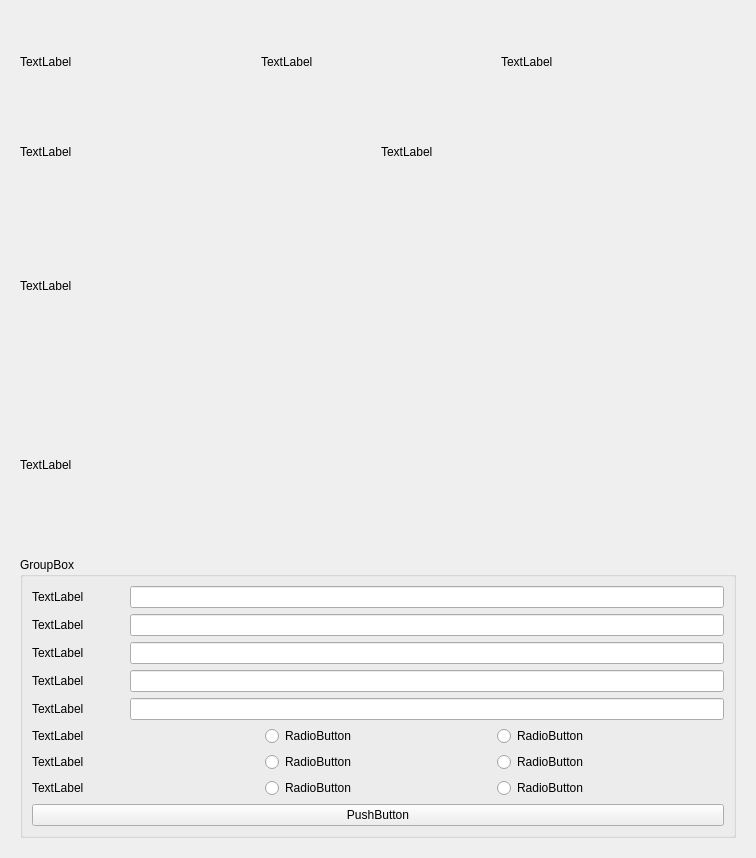
<?xml version="1.0" encoding="UTF-8"?>
<ui version="4.0">
 <class>listContribution</class>
 <widget class="QDialog" name="listContribution">
  <property name="geometry">
   <rect>
    <x>0</x>
    <y>0</y>
    <width>756</width>
    <height>858</height>
   </rect>
  </property>
  <property name="windowTitle">
   <string>Dialog</string>
  </property>
  <layout class="QGridLayout" name="gridLayout">
   <item row="0" column="0">
    <widget class="QStackedWidget" name="stackedWidget">
     <property name="currentIndex">
      <number>1</number>
     </property>
     <widget class="QWidget" name="mainPage">
      <layout class="QGridLayout" name="gridLayout_3">
       <item row="0" column="0">
        <layout class="QGridLayout" name="gridLayout_2">
         <item row="0" column="0">
          <layout class="QVBoxLayout" name="verticalLayout">
           <item>
            <layout class="QHBoxLayout" name="horizontalLayout">
             <item>
              <widget class="QLabel" name="label">
               <property name="text">
                <string>TextLabel</string>
               </property>
              </widget>
             </item>
             <item>
              <spacer name="horizontalSpacer">
               <property name="orientation">
                <enum>Qt::Horizontal</enum>
               </property>
               <property name="sizeHint" stdset="0">
                <size>
                 <width>40</width>
                 <height>20</height>
                </size>
               </property>
              </spacer>
             </item>
             <item>
              <widget class="QPushButton" name="pushButton">
               <property name="text">
                <string>PushButton</string>
               </property>
              </widget>
             </item>
            </layout>
           </item>
           <item>
            <widget class="QLabel" name="label_2">
             <property name="text">
              <string>TextLabel</string>
             </property>
            </widget>
           </item>
          </layout>
         </item>
         <item row="1" column="0">
          <layout class="QVBoxLayout" name="verticalLayout_2">
           <item>
            <layout class="QHBoxLayout" name="horizontalLayout_2">
             <item>
              <widget class="QLabel" name="label_3">
               <property name="text">
                <string>TextLabel</string>
               </property>
              </widget>
             </item>
             <item>
              <spacer name="horizontalSpacer_2">
               <property name="orientation">
                <enum>Qt::Horizontal</enum>
               </property>
               <property name="sizeHint" stdset="0">
                <size>
                 <width>40</width>
                 <height>20</height>
                </size>
               </property>
              </spacer>
             </item>
             <item>
              <widget class="QPushButton" name="pushButton_2">
               <property name="text">
                <string>PushButton</string>
               </property>
              </widget>
             </item>
            </layout>
           </item>
           <item>
            <widget class="QLabel" name="label_4">
             <property name="text">
              <string>TextLabel</string>
             </property>
            </widget>
           </item>
          </layout>
         </item>
         <item row="2" column="0">
          <layout class="QVBoxLayout" name="verticalLayout_3">
           <item>
            <layout class="QHBoxLayout" name="horizontalLayout_3">
             <item>
              <widget class="QLabel" name="label_5">
               <property name="text">
                <string>TextLabel</string>
               </property>
              </widget>
             </item>
             <item>
              <spacer name="horizontalSpacer_3">
               <property name="orientation">
                <enum>Qt::Horizontal</enum>
               </property>
               <property name="sizeHint" stdset="0">
                <size>
                 <width>40</width>
                 <height>20</height>
                </size>
               </property>
              </spacer>
             </item>
             <item>
              <widget class="QPushButton" name="pushButton_3">
               <property name="text">
                <string>PushButton</string>
               </property>
              </widget>
             </item>
            </layout>
           </item>
           <item>
            <widget class="QLabel" name="label_6">
             <property name="text">
              <string>TextLabel</string>
             </property>
            </widget>
           </item>
          </layout>
         </item>
         <item row="3" column="0">
          <layout class="QVBoxLayout" name="verticalLayout_4">
           <item>
            <layout class="QHBoxLayout" name="horizontalLayout_4">
             <item>
              <widget class="QLabel" name="label_7">
               <property name="text">
                <string>TextLabel</string>
               </property>
              </widget>
             </item>
             <item>
              <spacer name="horizontalSpacer_4">
               <property name="orientation">
                <enum>Qt::Horizontal</enum>
               </property>
               <property name="sizeHint" stdset="0">
                <size>
                 <width>40</width>
                 <height>20</height>
                </size>
               </property>
              </spacer>
             </item>
             <item>
              <widget class="QPushButton" name="pushButton_4">
               <property name="text">
                <string>PushButton</string>
               </property>
              </widget>
             </item>
            </layout>
           </item>
           <item>
            <widget class="QLabel" name="label_8">
             <property name="text">
              <string>TextLabel</string>
             </property>
            </widget>
           </item>
          </layout>
         </item>
        </layout>
       </item>
      </layout>
     </widget>
     <widget class="QWidget" name="firstPage">
      <layout class="QGridLayout" name="gridLayout_5">
       <item row="0" column="0">
        <layout class="QVBoxLayout" name="verticalLayout_8">
         <item>
          <layout class="QVBoxLayout" name="verticalLayout_5">
           <item>
            <layout class="QHBoxLayout" name="horizontalLayout_6">
             <item>
              <widget class="QLabel" name="label_11">
               <property name="text">
                <string>TextLabel</string>
               </property>
              </widget>
             </item>
             <item>
              <widget class="QLabel" name="label_12">
               <property name="text">
                <string>TextLabel</string>
               </property>
              </widget>
             </item>
             <item>
              <widget class="QLabel" name="label_13">
               <property name="text">
                <string>TextLabel</string>
               </property>
              </widget>
             </item>
            </layout>
           </item>
           <item>
            <layout class="QHBoxLayout" name="horizontalLayout_7">
             <item>
              <widget class="QLabel" name="label_14">
               <property name="text">
                <string>TextLabel</string>
               </property>
              </widget>
             </item>
             <item>
              <widget class="QLabel" name="label_15">
               <property name="text">
                <string>TextLabel</string>
               </property>
              </widget>
             </item>
            </layout>
           </item>
          </layout>
         </item>
         <item>
          <widget class="QLabel" name="label_16">
           <property name="text">
            <string>TextLabel</string>
           </property>
          </widget>
         </item>
         <item>
          <widget class="QLabel" name="label_17">
           <property name="text">
            <string>TextLabel</string>
           </property>
          </widget>
         </item>
         <item>
          <widget class="QGroupBox" name="groupBox">
           <property name="title">
            <string>GroupBox</string>
           </property>
           <layout class="QGridLayout" name="gridLayout_4">
            <item row="0" column="0">
             <layout class="QVBoxLayout" name="verticalLayout_7">
              <item>
               <layout class="QHBoxLayout" name="horizontalLayout_8">
                <item>
                 <widget class="QLabel" name="label_18">
                  <property name="text">
                   <string>TextLabel</string>
                  </property>
                 </widget>
                </item>
                <item>
                 <spacer name="horizontalSpacer_6">
                  <property name="orientation">
                   <enum>Qt::Horizontal</enum>
                  </property>
                  <property name="sizeHint" stdset="0">
                   <size>
                    <width>40</width>
                    <height>20</height>
                   </size>
                  </property>
                 </spacer>
                </item>
                <item>
                 <widget class="QLineEdit" name="lineEdit">
                  <property name="sizePolicy">
                   <sizepolicy hsizetype="Expanding" vsizetype="Fixed">
                    <horstretch>1</horstretch>
                    <verstretch>0</verstretch>
                   </sizepolicy>
                  </property>
                 </widget>
                </item>
               </layout>
              </item>
              <item>
               <layout class="QHBoxLayout" name="horizontalLayout_9">
                <item>
                 <widget class="QLabel" name="label_19">
                  <property name="text">
                   <string>TextLabel</string>
                  </property>
                 </widget>
                </item>
                <item>
                 <spacer name="horizontalSpacer_7">
                  <property name="orientation">
                   <enum>Qt::Horizontal</enum>
                  </property>
                  <property name="sizeHint" stdset="0">
                   <size>
                    <width>40</width>
                    <height>20</height>
                   </size>
                  </property>
                 </spacer>
                </item>
                <item>
                 <widget class="QLineEdit" name="lineEdit_2">
                  <property name="sizePolicy">
                   <sizepolicy hsizetype="Expanding" vsizetype="Fixed">
                    <horstretch>1</horstretch>
                    <verstretch>0</verstretch>
                   </sizepolicy>
                  </property>
                 </widget>
                </item>
               </layout>
              </item>
              <item>
               <layout class="QHBoxLayout" name="horizontalLayout_10">
                <item>
                 <widget class="QLabel" name="label_20">
                  <property name="text">
                   <string>TextLabel</string>
                  </property>
                 </widget>
                </item>
                <item>
                 <spacer name="horizontalSpacer_8">
                  <property name="orientation">
                   <enum>Qt::Horizontal</enum>
                  </property>
                  <property name="sizeHint" stdset="0">
                   <size>
                    <width>40</width>
                    <height>20</height>
                   </size>
                  </property>
                 </spacer>
                </item>
                <item>
                 <widget class="QLineEdit" name="lineEdit_3">
                  <property name="sizePolicy">
                   <sizepolicy hsizetype="Expanding" vsizetype="Fixed">
                    <horstretch>1</horstretch>
                    <verstretch>0</verstretch>
                   </sizepolicy>
                  </property>
                 </widget>
                </item>
               </layout>
              </item>
              <item>
               <layout class="QHBoxLayout" name="horizontalLayout_11">
                <item>
                 <widget class="QLabel" name="label_21">
                  <property name="text">
                   <string>TextLabel</string>
                  </property>
                 </widget>
                </item>
                <item>
                 <spacer name="horizontalSpacer_9">
                  <property name="orientation">
                   <enum>Qt::Horizontal</enum>
                  </property>
                  <property name="sizeHint" stdset="0">
                   <size>
                    <width>40</width>
                    <height>20</height>
                   </size>
                  </property>
                 </spacer>
                </item>
                <item>
                 <widget class="QLineEdit" name="lineEdit_4">
                  <property name="sizePolicy">
                   <sizepolicy hsizetype="Expanding" vsizetype="Fixed">
                    <horstretch>1</horstretch>
                    <verstretch>0</verstretch>
                   </sizepolicy>
                  </property>
                 </widget>
                </item>
               </layout>
              </item>
              <item>
               <layout class="QHBoxLayout" name="horizontalLayout_12">
                <item>
                 <widget class="QLabel" name="label_22">
                  <property name="text">
                   <string>TextLabel</string>
                  </property>
                 </widget>
                </item>
                <item>
                 <spacer name="horizontalSpacer_10">
                  <property name="orientation">
                   <enum>Qt::Horizontal</enum>
                  </property>
                  <property name="sizeHint" stdset="0">
                   <size>
                    <width>40</width>
                    <height>20</height>
                   </size>
                  </property>
                 </spacer>
                </item>
                <item>
                 <widget class="QLineEdit" name="lineEdit_5">
                  <property name="sizePolicy">
                   <sizepolicy hsizetype="Expanding" vsizetype="Fixed">
                    <horstretch>1</horstretch>
                    <verstretch>0</verstretch>
                   </sizepolicy>
                  </property>
                 </widget>
                </item>
               </layout>
              </item>
              <item>
               <layout class="QHBoxLayout" name="horizontalLayout_13">
                <item>
                 <widget class="QLabel" name="label_23">
                  <property name="text">
                   <string>TextLabel</string>
                  </property>
                 </widget>
                </item>
                <item>
                 <widget class="QRadioButton" name="radioButton">
                  <property name="text">
                   <string>RadioButton</string>
                  </property>
                 </widget>
                </item>
                <item>
                 <widget class="QRadioButton" name="radioButton_2">
                  <property name="text">
                   <string>RadioButton</string>
                  </property>
                 </widget>
                </item>
               </layout>
              </item>
              <item>
               <layout class="QHBoxLayout" name="horizontalLayout_15">
                <item>
                 <widget class="QLabel" name="label_25">
                  <property name="text">
                   <string>TextLabel</string>
                  </property>
                 </widget>
                </item>
                <item>
                 <widget class="QRadioButton" name="radioButton_3">
                  <property name="text">
                   <string>RadioButton</string>
                  </property>
                 </widget>
                </item>
                <item>
                 <widget class="QRadioButton" name="radioButton_4">
                  <property name="text">
                   <string>RadioButton</string>
                  </property>
                 </widget>
                </item>
               </layout>
              </item>
              <item>
               <layout class="QHBoxLayout" name="horizontalLayout_16">
                <item>
                 <widget class="QLabel" name="label_26">
                  <property name="text">
                   <string>TextLabel</string>
                  </property>
                 </widget>
                </item>
                <item>
                 <widget class="QRadioButton" name="radioButton_5">
                  <property name="text">
                   <string>RadioButton</string>
                  </property>
                 </widget>
                </item>
                <item>
                 <widget class="QRadioButton" name="radioButton_6">
                  <property name="text">
                   <string>RadioButton</string>
                  </property>
                 </widget>
                </item>
               </layout>
              </item>
              <item>
               <widget class="QPushButton" name="pushButton_6">
                <property name="text">
                 <string>PushButton</string>
                </property>
               </widget>
              </item>
             </layout>
            </item>
           </layout>
          </widget>
         </item>
        </layout>
       </item>
      </layout>
     </widget>
    </widget>
   </item>
  </layout>
 </widget>
 <resources/>
 <connections/>
</ui>
